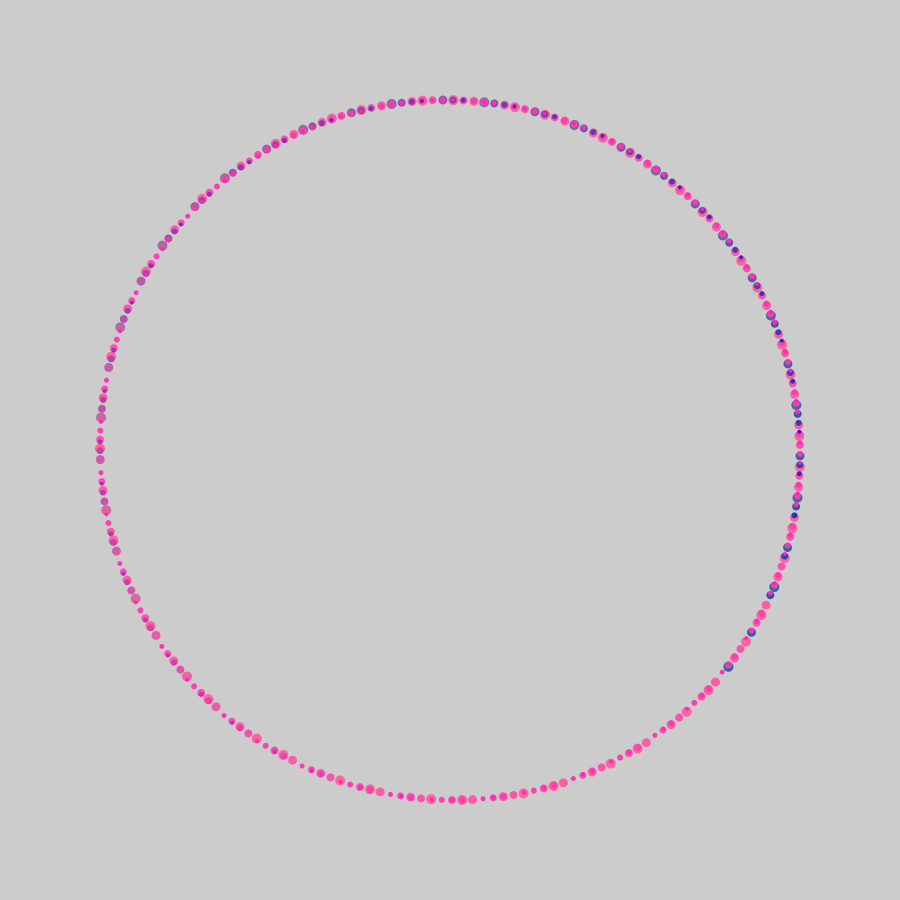
Frame 1 (no input)
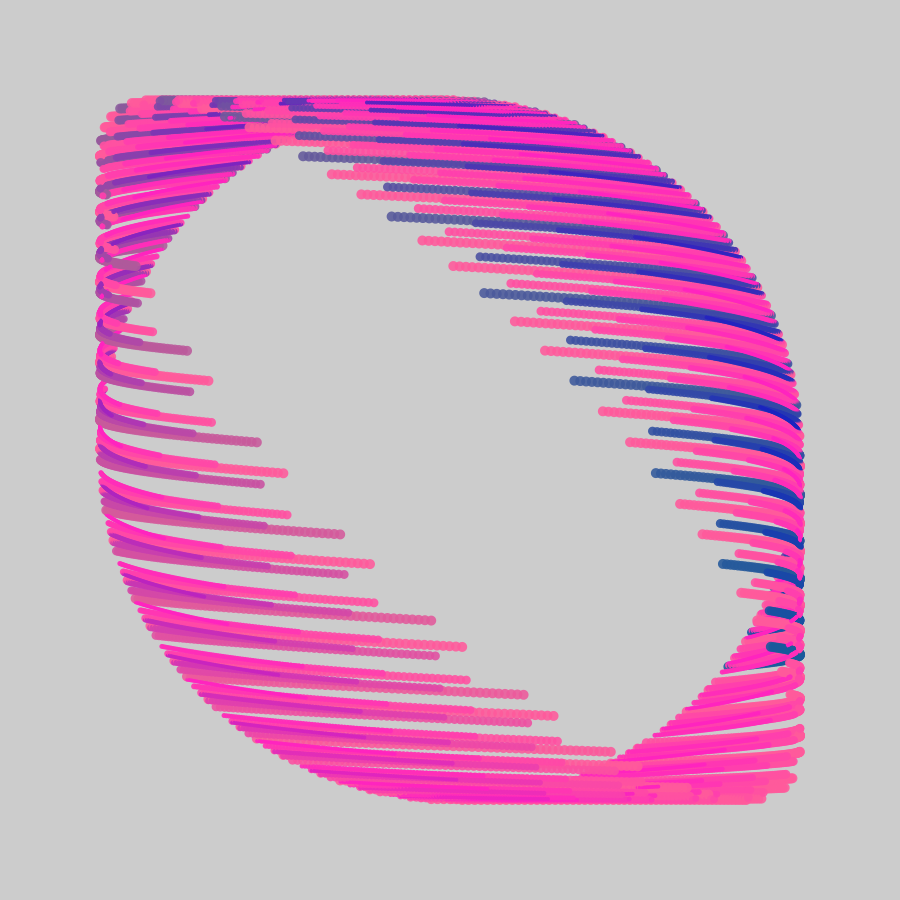
Frame 60 (the mouse pressed at the canvas centre just before this capture)
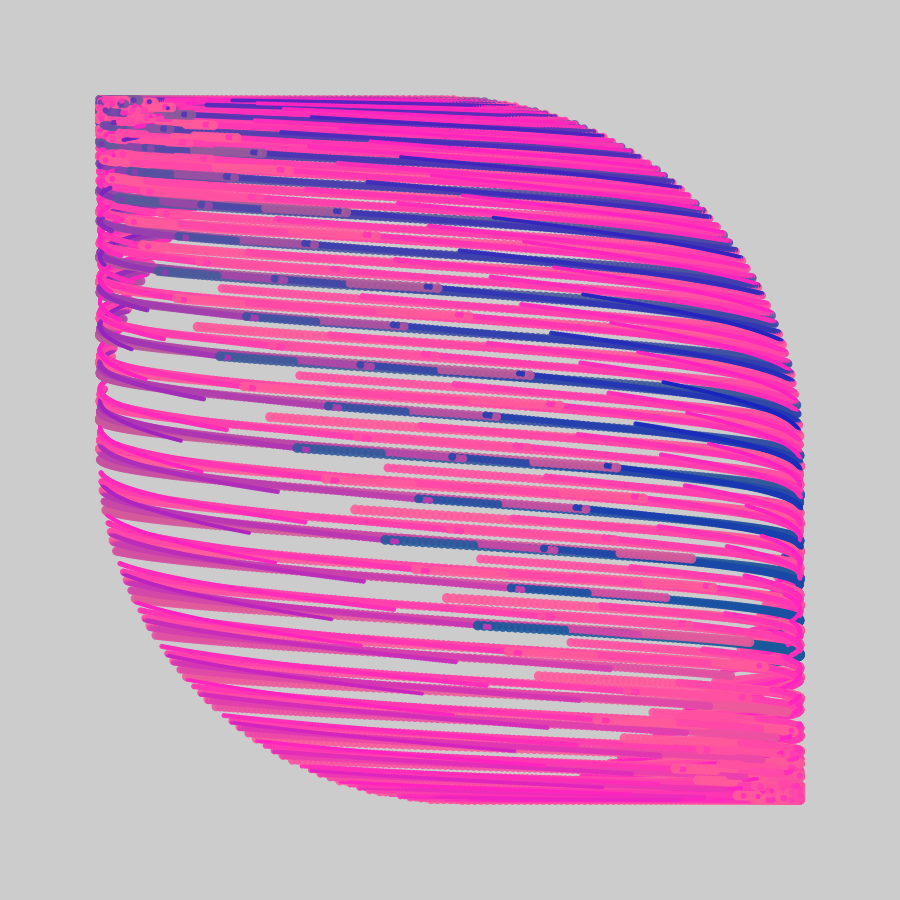
Frame 120 (the mouse held since frame 60 and released just before this capture)

The Processing sketch that drew these frames (run headless with seeded random() and noise(); from frame 60 on, the mouse is pressed at the canvas centre):

// Processing sketch: sketch_07_08_20
// ── sketch_07_08_20.pde
//Adaptado de @azaretto_r

float t,r,d,T;
void setup(){
  size(900,900);
  noStroke();
  colorMode(RGB);
}
void draw(){
  clear();
  t-=.0006; // tempo da animação. P + e o -, determina a direção do movimento
  for(d=30;d>10;d-=3)for(r=100;r<3000;r+=50){
    fill(r/4,d*3,215-d*2,255-d*1);
    circle(cos(r+t*d+d*.040)*350+450,sin(r+t*2+d*.04)*350+450,d/3);
   
  }
}
